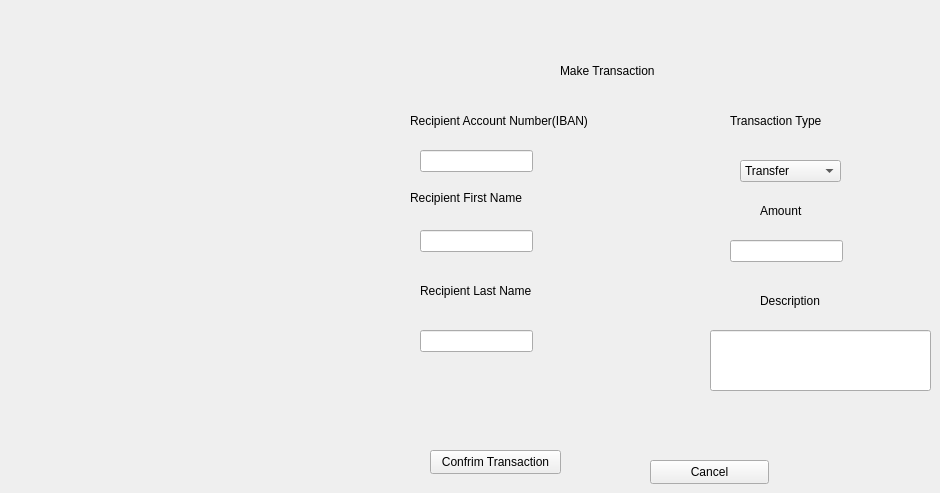
   <widget class="QWidget" name="make_transaction_page">
    <widget class="QLabel" name="type_mt_LA">
     <property name="geometry">
      <rect>
       <x>730</x>
       <y>110</y>
       <width>101</width>
       <height>21</height>
      </rect>
     </property>
     <property name="text">
      <string>Transaction Type</string>
     </property>
    </widget>
    <widget class="QLineEdit" name="last_name_mt_LE">
     <property name="geometry">
      <rect>
       <x>420</x>
       <y>330</y>
       <width>113</width>
       <height>22</height>
      </rect>
     </property>
    </widget>
    <widget class="QLabel" name="IBAN_mt_LA">
     <property name="geometry">
      <rect>
       <x>410</x>
       <y>110</y>
       <width>251</width>
       <height>21</height>
      </rect>
     </property>
     <property name="text">
      <string>Recipient Account Number(IBAN)</string>
     </property>
    </widget>
    <widget class="QLabel" name="amount_mt_LA">
     <property name="geometry">
      <rect>
       <x>760</x>
       <y>200</y>
       <width>101</width>
       <height>21</height>
      </rect>
     </property>
     <property name="text">
      <string>Amount</string>
     </property>
    </widget>
    <widget class="QLineEdit" name="amount_mt_LE">
     <property name="geometry">
      <rect>
       <x>730</x>
       <y>240</y>
       <width>113</width>
       <height>22</height>
      </rect>
     </property>
    </widget>
    <widget class="QPushButton" name="confrim_mt_PB">
     <property name="geometry">
      <rect>
       <x>430</x>
       <y>450</y>
       <width>131</width>
       <height>24</height>
      </rect>
     </property>
     <property name="text">
      <string>Confrim Transaction</string>
     </property>
    </widget>
    <widget class="QLabel" name="description_mt_LA">
     <property name="geometry">
      <rect>
       <x>760</x>
       <y>290</y>
       <width>101</width>
       <height>21</height>
      </rect>
     </property>
     <property name="text">
      <string>Description</string>
     </property>
    </widget>
    <widget class="QComboBox" name="type_mt_CB">
     <property name="geometry">
      <rect>
       <x>740</x>
       <y>160</y>
       <width>101</width>
       <height>22</height>
      </rect>
     </property>
     <item>
      <property name="text">
       <string>Transfer</string>
      </property>
     </item>
     <item>
      <property name="text">
       <string>Bill Payment</string>
      </property>
     </item>
     <item>
      <property name="text">
       <string>Online Purchase</string>
      </property>
     </item>
     <item>
      <property name="text">
       <string>Loan Payment</string>
      </property>
     </item>
    </widget>
    <widget class="QLineEdit" name="IBAN_mt_LE">
     <property name="geometry">
      <rect>
       <x>420</x>
       <y>150</y>
       <width>113</width>
       <height>22</height>
      </rect>
     </property>
    </widget>
    <widget class="QLineEdit" name="first_name_mt_LE">
     <property name="geometry">
      <rect>
       <x>420</x>
       <y>230</y>
       <width>113</width>
       <height>22</height>
      </rect>
     </property>
    </widget>
    <widget class="QLineEdit" name="description_mt_LE">
     <property name="geometry">
      <rect>
       <x>710</x>
       <y>330</y>
       <width>221</width>
       <height>61</height>
      </rect>
     </property>
    </widget>
    <widget class="QPushButton" name="cancel_mt_PB">
     <property name="geometry">
      <rect>
       <x>650</x>
       <y>460</y>
       <width>119</width>
       <height>24</height>
      </rect>
     </property>
     <property name="text">
      <string>Cancel</string>
     </property>
    </widget>
    <widget class="QLabel" name="first_name_mt_LA">
     <property name="geometry">
      <rect>
       <x>410</x>
       <y>190</y>
       <width>321</width>
       <height>16</height>
      </rect>
     </property>
     <property name="text">
      <string>Recipient First Name</string>
     </property>
    </widget>
    <widget class="QLabel" name="make_transaction_LA">
     <property name="geometry">
      <rect>
       <x>560</x>
       <y>60</y>
       <width>101</width>
       <height>21</height>
      </rect>
     </property>
     <property name="text">
      <string>Make Transaction</string>
     </property>
    </widget>
    <widget class="QLabel" name="last_name_mt_LA">
     <property name="geometry">
      <rect>
       <x>420</x>
       <y>280</y>
       <width>291</width>
       <height>21</height>
      </rect>
     </property>
     <property name="text">
      <string>Recipient Last Name</string>
     </property>
    </widget>
   </widget>
